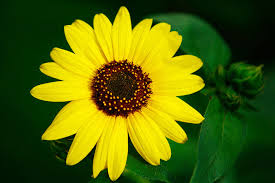
#> input picture Task-2/Thresholding/sun.jpg, 275 x 183 px
$ python thresholding.py
#> lines starting #> are read from the running program, lines starting #| are printed output that depends on the picture; after the words box and inside, x2 and y2 are one past the last pixel; in counts of white or black regions, pixels touching at a corner belong together
'''
***************************************************************************************
*
*                   IMAGE PROCESSING ( THRESHOLDING OPERATION )
*
*
*  TEAM MEMBERS : NIHARIKA JAYANTHI, DHEERAJ KAMATH
*
*  MENTOR : SANAM SHAKYA
*
*  FILENAME : THRESHOLDING.PY
*
*  THEME : DEVELOP MODULES FOR IMAGE PROCESSING AND ROBOT LOCALISATION USING MARKERS
*
*  FUNCTIONS : cv3.threshold(), cv2.cvtColor(), cv2.imread()
*
*  GLOBAL VARIABLES : NONE
*
***************************************************************************************
'''

########################

import cv2                  #Import OpenCV
import numpy as np          #Import Numpy

########################

'''
Initialisation of the camera is done by the function cv2.imread
'''
img = cv2.imread('sun.jpg')
#> img is the input picture: shape (183, 275, 3); mean B, G, R 5.5, 100.2, 82.7

'''
To convert the image into grayscale we use the command
cv2.cvtColor(img, cv2.COLOR_BGR2GRAY)
'''
gray = cv2.cvtColor(img, cv2.COLOR_BGR2GRAY)
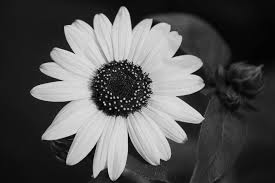
#> gray: shape (183, 275); min 0, max 232, mean 84.1

###################################################################
'''
* FUNCTION NAME : ret,thresh = cv2.threshold(img, Min_value, Max_value, cv2.THRESH_BINARY)
* INPUT         : Input is a source image which should be in grayscale.
* OUTPUT        : A thresholded image will  be displayed.
* LOGIC         : The function takes three inputs. First is the source image(img),
                  second argument is the threshold value which is used to classify the pixel values.
                  Third argument is the Max_value which represents the value to be given if pixel value
                  is more than (sometimes less than) the threshold value.
* EXAMPLE CALL  : ret,thresh = cv2.threshold( img, 0, 255, cv2.THRESH_BINARY)
* ADITIONAL INFO: Different types are:
                  cv2.THRESH_BINARY
                  cv2.THRESH_BINARY_INV
                  cv2.THRESH_TRUNC
                  cv2.THRESH_TOZERO
                  cv2.THRESH_TOZERO_INV
'''
#####################################################################
ret, thresh  = cv2.threshold(gray,127,255,cv2.THRESH_BINARY)
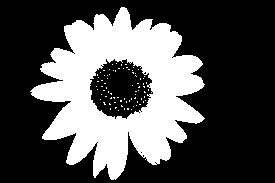
#> thresh: shape (183, 275); 31.6% white; 80 white regions (79 under 20 px), largest, box (x1, y1, x2, y2) and area: (30, 7, 205, 180) 15768
ret, thresh1 = cv2.threshold(gray,127,255,cv2.THRESH_BINARY_INV)
ret, thresh2 = cv2.threshold(gray,127,255,cv2.THRESH_TRUNC)
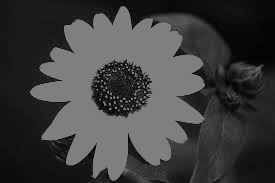
#> thresh2: shape (183, 275); min 0, max 127, mean 61.7
ret, thresh3 = cv2.threshold(gray,127,255,cv2.THRESH_TOZERO)
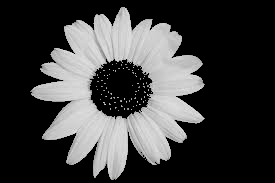
#> thresh3: shape (183, 275); min 0, max 232, mean 62.6
ret, thresh4 = cv2.threshold(gray,127,255,cv2.THRESH_TOZERO_INV)
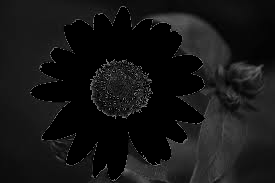
#> thresh4: shape (183, 275); min 0, max 127, mean 21.5

'''
* To display the image we use the function cv2.imshow()
'''
cv2.imshow("Thresh", thresh)
cv2.imshow("Thresh1", thresh1)
cv2.imshow("Thresh2", thresh2)
cv2.imshow("Thresh3", thresh3)
cv2.imshow("Thresh4", thresh4)

'''
* cv2.waitKey() - Waits for the user to click any key.
* cv2.destroyAllWindows() - Closes all output tabs.
'''
cv2.waitKey(0)
cv2.destroyAllWindows()
